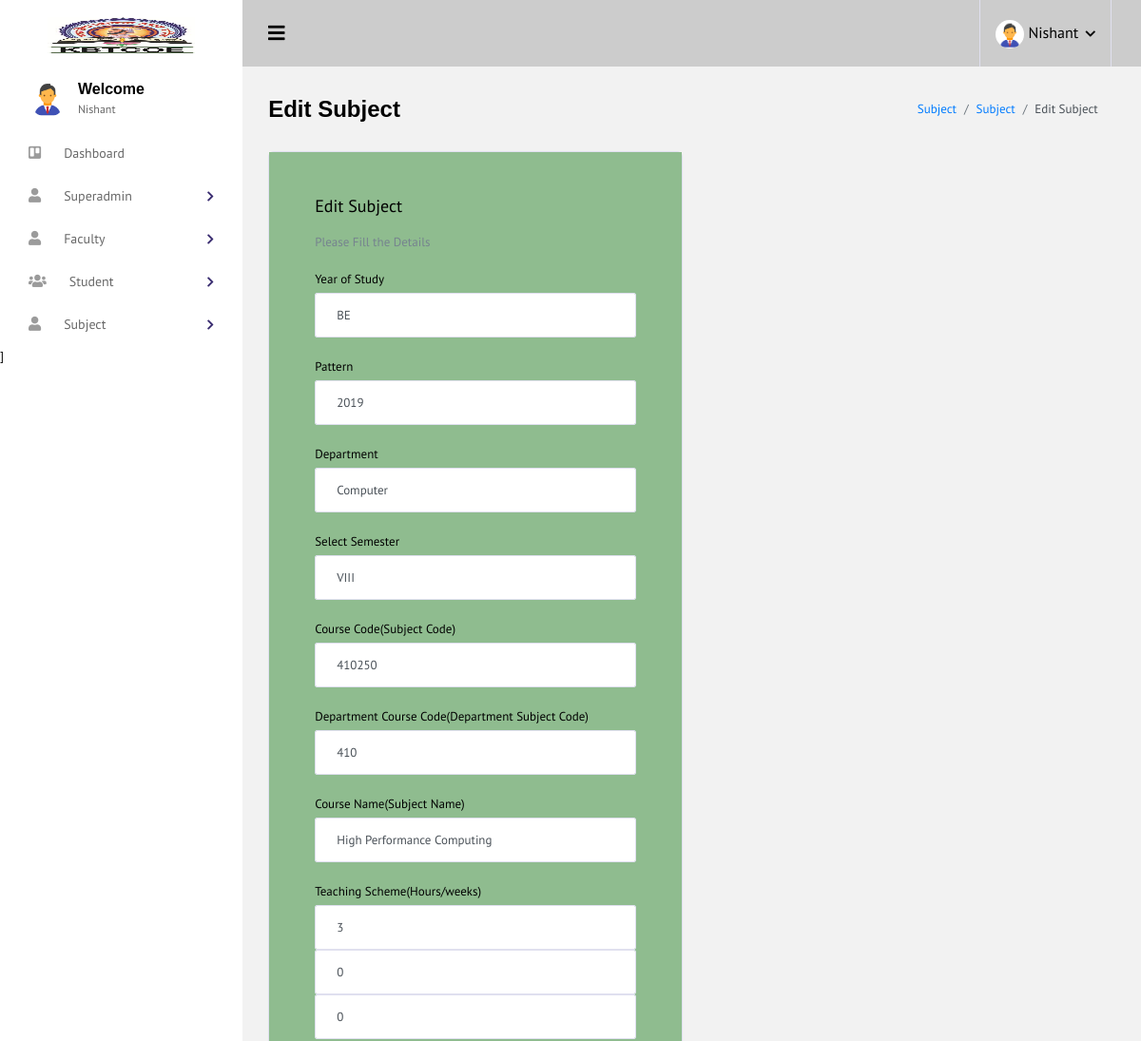
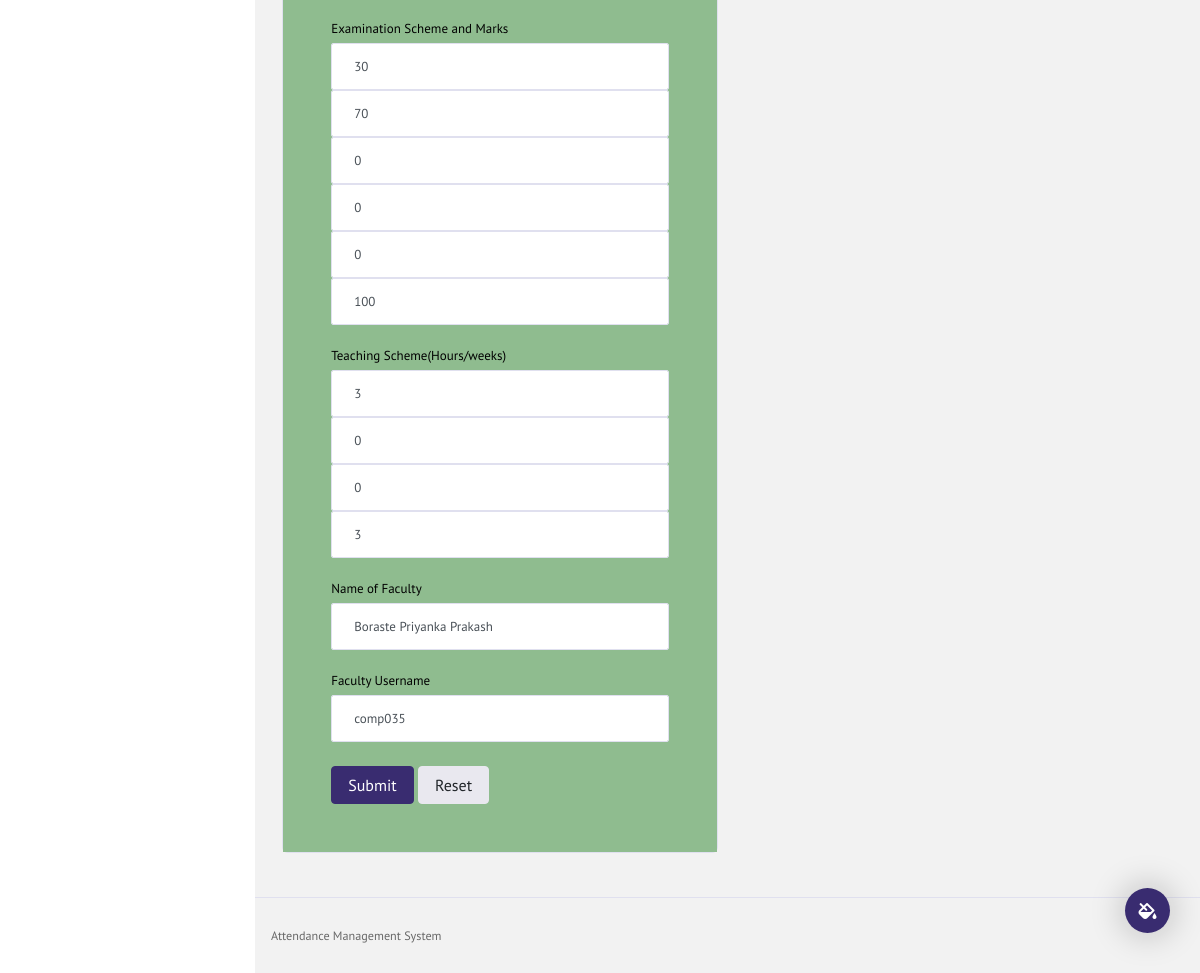
The page /edit_subject.php?s_id=1 (signed in) on the database its author committed (2 pictures, top to bottom).
### tables this page shows
CREATE TABLE `subject_info` (
  `s_id` int NOT NULL,
  `s_year` varchar(255) DEFAULT NULL,
  `s_pattern` varchar(50) DEFAULT NULL,
  `s_department` varchar(100) DEFAULT NULL,
  `s_semester` varchar(50) DEFAULT NULL,
  `s_course` varchar(100) DEFAULT NULL,
  `s_cname` varchar(255) DEFAULT NULL,
  `s_lecture` varchar(50) DEFAULT NULL,
  `s_practical` varchar(50) DEFAULT NULL,
  `s_tutorial` varchar(50) DEFAULT NULL,
  `s_midsem` varchar(50) DEFAULT NULL,
  `s_endsem` varchar(50) DEFAULT NULL,
  `s_termwork` varchar(50) DEFAULT NULL,
  `s_tpractical` varchar(50) DEFAULT NULL,
  `s_oralpre` varchar(50) DEFAULT NULL,
  `s_total` varchar(50) DEFAULT NULL,
  `s_clecture` varchar(50) DEFAULT NULL,
  `s_cpractical` varchar(50) DEFAULT NULL,
  `s_ctutorial` varchar(50) DEFAULT NULL,
  `s_ctotal` varchar(50) DEFAULT NULL,
  `f_name` varchar(255) DEFAULT NULL,
  `f_username` varchar(255) DEFAULT NULL,
  `s_status` varchar(255) DEFAULT NULL,
  `s_generated_time` timestamp NOT NULL DEFAULT CURRENT_TIMESTAMP ON UPDATE CURRENT_TIMESTAMP,
  `s_code` varchar(10) DEFAULT NULL
);

### edit_subject.php (the view, shortened to what this page needs)
 <!DOCTYPE html>
<html lang="en">
<head>
  <link rel="stylesheet" href="vendors/iconfonts/font-awesome/css/all.min.css">
  <link rel="stylesheet" href="vendors/css/vendor.bundle.base.css">
  <link rel="stylesheet" href="vendors/css/vendor.bundle.addons.css">
  <link rel="stylesheet" href="css/style.css">
</head>
<body>
  <div class="container-scroller">
    <?php include "header.php";?>
    <div class="container-fluid page-body-wrapper">
      <div class="theme-setting-wrapper">
        <div id="settings-trigger"><i class="fas fa-fill-drip"></i></div>
      </div>
      <?php include "navbar.php";?>
     <div class="main-panel">
        <div class="content-wrapper">
          <div class="page-header">
            <h3 class="page-title">
              Edit Subject
            </h3>
            <nav aria-label="breadcrumb">
                <ol class="breadcrumb">
                <li class="breadcrumb-item"><a href="index.php">Subject</a></li>
                <li class="breadcrumb-item"><a href="view_faculty.php">Subject</a></li>
                <li class="breadcrumb-item active" aria-current="page">Edit Subject</li>
                </ol>
            </nav>
          </div>
          <div class="row">
            <div class="col-md-6 grid-margin stretch-card">
              <div class="card">
                <div class="card-body">
                  <h4 class="card-title">Edit Subject</h4>
                  <p class="card-description">
                    Please Fill the Details
                  </p>
                   <?php
                  include "db.php";
                  $asd = mysqli_query($con,"select * from subject_info where s_id='".$_GET['s_id']."'") or die (mysqli_error($con));
                  ?>
                  <?php while($fetch=mysqli_fetch_array($asd)){
                  extract($fetch)
                  ?>
                  <form class="forms-sample" method="POST" action="" id="myForm">
                    <div class="form-group">
                      <label for="Year">Year of Study</label>
                      <input type="text" class="form-control" id="exampleInputname1" Name="s_year"
                  value="<?php echo $s_year;?>" required placeholder="Enter the Year">
                    </div>
                    <div class="form-group">
                      <label for="Pattern">Pattern</label>
                      <input type="text" class="form-control" id="exampleInputname1" Name="s_pattern"
                  value="<?php echo $s_pattern;?>" required placeholder="Enter the Pattern">
                    </div>
                    <div class="form-group">
                      <label for="Department">Department</label>
                      <input type="text" class="form-control" id="exampleInputname1" Name="s_department"
                  value="<?php echo $s_department;?>" required placeholder="Enter the Department">
                    </div>
                    <div class="form-group">
                      <label for="Semester">Select Semester</label>
                      <input type="text" class="form-control" id="exampleInputname1" Name="s_semester"
                  value="<?php echo $s_semester;?>" required placeholder="Enter the Semester No">
                    </div>
                    <div class="form-group">
                      <label for="exampleInputUsername1">Course Code(Subject Code)</label>
                      <input type="text" class="form-control" id="exampleInputname1" Name="s_course" value="<?php echo $s_course;?>" required placeholder="Enter the Course Code">
                    </div>
                    <div class="form-group">
                      <label for="exampleInputUsername1">Department Course Code(Department Subject Code)</label>
                      <input type="text" class="form-control" id="exampleInputname1" Name="s_code" value="<?php echo $s_code;?>"required placeholder="Enter the Department Course Code">
                    </div>
                    <div class="form-group">
                      <label for="exampleInputUsername1">Course Name(Subject Name)</label>
                      <input type="text" class="form-control" id="exampleInputname1" Name="s_cname"
                  value="<?php echo $s_cname;?>" required placeholder="Enter the Course Name">
                    </div>
                    <div class="form-group">
                      <label for="exampleInputUsername1">Teaching Scheme(Hours/weeks)</label>
                      <input type="text" class="form-control" id="exampleInputname1" Name="s_lecture"
                  value="<?php echo $s_lecture;?>"  required placeholder="Enter the Lecture Hours">
                      <input type="text" class="form-control" id="exampleInputname1" Name="s_practical"
                  value="<?php echo $s_practical;?>" required placeholder="Enter the Practical Hours">
                      <input type="text" class="form-control" id="exampleInputname1" Name="s_tutorial"
                  value="<?php echo $s_tutorial;?>" required placeholder="Enter the Tutorial Hours">
                    </div>
                    <div class="form-group">
                      <label for="exampleInputUsername1">Examination Scheme and Marks</label>
                      <input type="text" class="form-control" id="exampleInputname1" Name="s_midsem"
                  value="<?php echo $s_midsem;?>" required placeholder="Enter the Mid Sem Marks">
                      <input type="text" class="form-control" id="exampleInputname1" Name="s_endsem"
                  value="<?php echo $s_endsem;?>" required placeholder="Enter the End Sem Marks">
                      <input type="text" class="form-control" id="exampleInputname1" Name="s_termwork"
                  value="<?php echo $s_termwork;?>" required placeholder="Enter the Term work Marks">
                      <input type="text" class="form-control" id="exampleInputname1" Name="s_tpractical"
                  value="<?php echo $s_tpractical;?>" required placeholder="Enter the Practical Marks">
                      <input type="text" class="form-control" id="exampleInputname1" Name="s_oralpre"
                  value="<?php echo $s_oralpre;?>" required placeholder="Enter the Oral\Pre Marks">
                      <input type="text" class="form-control" id="exampleInputname1" Name="s_total"
                  value="<?php echo $s_total;?>" required placeholder="Enter the Total Marks">
                    </div>
                    <div class="form-group">
                      <label for="exampleInputUsername1">Teaching Scheme(Hours/weeks)</label>
                      <input type="text" class="form-control" id="exampleInputname1" Name="s_clecture"
                  value="<?php echo $s_clecture;?>" required placeholder="Enter the Lecture Credit">
                      <input type="text" class="form-control" id="exampleInputname1" Name="s_cpractical"
                  value="<?php echo $s_cpractical;?>" required placeholder="Enter the Practical Credit">
                      <input type="text" class="form-control" id="exampleInputname1" Name="s_ctutorial"
                  value="<?php echo $s_ctutorial;?>" required placeholder="Enter the Tutorial Credit">
                      <input type="text" class="form-control" id="exampleInputname1" Name="s_ctotal"
                  value="<?php echo $s_ctotal;?>" required placeholder="Enter the Total Credit">
                    </div>
                    <div class="form-group">
                    <label for="exampleInputEmail1">Name of Faculty</label>
                    <input type="text" class="form-control" id="exampleInputname1" Name="f_name"
                  value="<?php echo $f_name;?>" required placeholder="Enter the Faculty Name">
                    </div>
                    <div class="form-group">
                    <label for="exampleInputEmail1">Faculty Username</label>
                    <input type="text" class="form-control" id="exampleInputname1" Name="f_username"
                  value="<?php echo $f_username;?>" required placeholder="Enter the Faculty Username">
                    </div>
                    <button type="submit" name="submit" class="btn btn-primary me-2">Submit</button>
                     <button class="btn btn-light" onclick="myFunction()">Reset</button>
                  </form>
                <?php }?>
                </div>
              </div>
            </div>
          </div>
        </div>
       <?php include "footer.php";?>
      </div>
  </div>
</body>
</html>

### rows shown on the page
subject_info: s_year "BE", s_pattern "2019", s_department "Computer", s_semester "VIII", s_course "410250", s_code "410", s_cname "High Performance Computing", s_lecture "3", s_practical "0", s_tutorial "0", s_midsem "30", s_endsem "70", s_termwork "0", s_tpractical "0", s_oralpre "0", s_total "100", s_clecture "3", s_cpractical "0", s_ctutorial "0", s_ctotal "3", f_name "Boraste Priyanka Prakash", f_username "comp035"

### other values the page prints
$_SESSION['auth_user']['user_name'] "Nishant"
